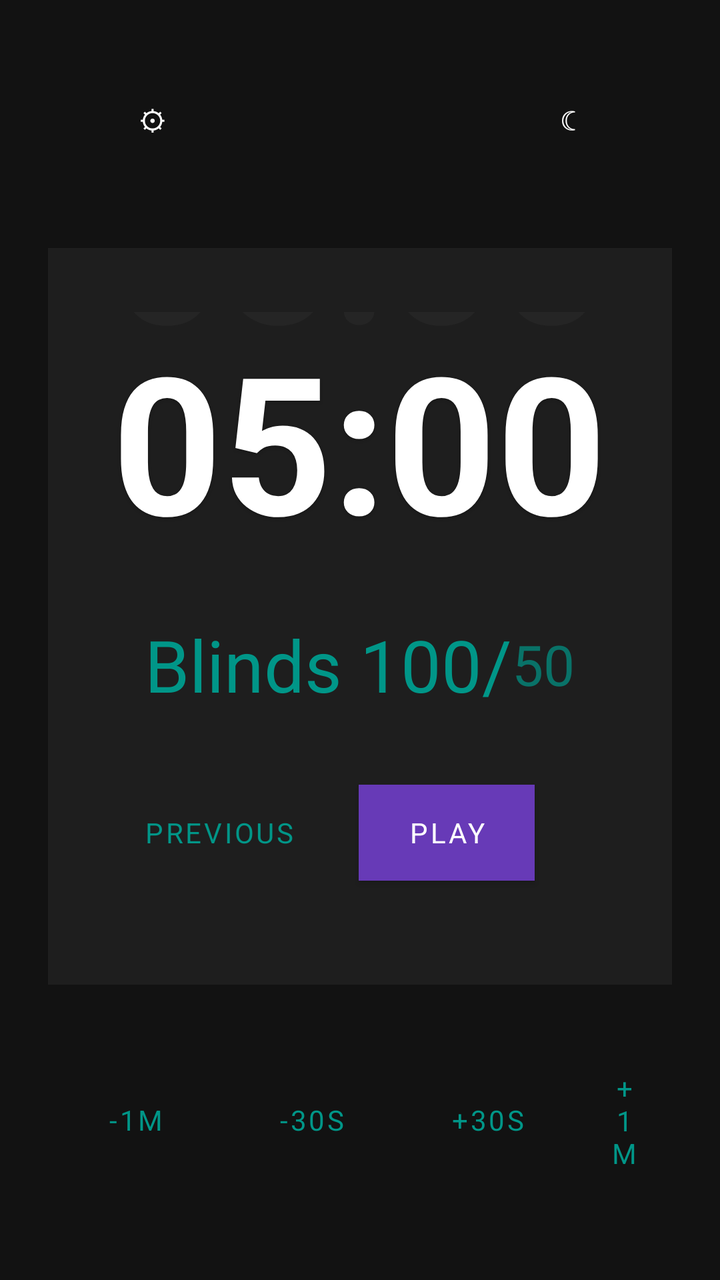
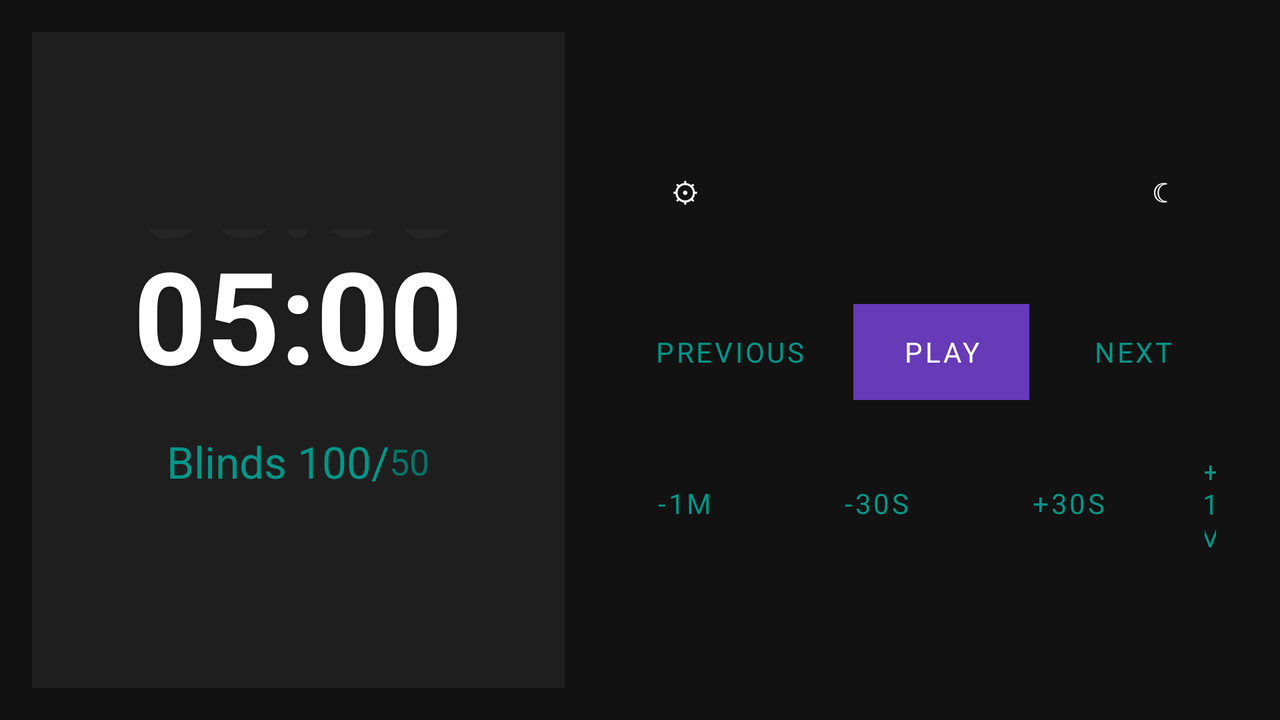

An Android layout and its configuration variant, each rendered on a device that would load it. The default file and the variant file are quoted in full after the pictures.
<!-- AndroidManifest.xml: application theme Theme.PokerTime -->
<!-- res/layout/activity_blind_countdown.xml -->
<?xml version="1.0" encoding="utf-8"?>
<LinearLayout xmlns:android="http://schemas.android.com/apk/res/android"
    xmlns:app="http://schemas.android.com/apk/res-auto"
    android:layout_width="match_parent"
    android:layout_height="match_parent"
    android:orientation="vertical"
    android:gravity="center"
    android:padding="24dp"
    android:background="@color/colorBackground">

    
    <RelativeLayout
        android:layout_width="match_parent"
        android:layout_height="wrap_content">
        <Button
            android:id="@+id/settings_button"
            android:layout_width="wrap_content"
            android:layout_height="wrap_content"
            android:text="⚙"
            android:layout_alignParentStart="true"
            android:layout_alignParentLeft="true"
            android:layout_margin="8dp"
            android:background="@android:color/transparent"
            android:textColor="@color/colorOnSurface"/>
        <Button
            android:id="@+id/theme_toggle_button"
            android:layout_width="wrap_content"
            android:layout_height="wrap_content"
            android:text="☾"
            android:layout_alignParentEnd="true"
            android:layout_alignParentRight="true"
            android:layout_margin="8dp"
            android:background="@android:color/transparent"
            android:textColor="@color/colorOnSurface"/>
    </RelativeLayout>

    
    <LinearLayout
        android:layout_width="match_parent"
        android:layout_height="wrap_content"
        android:layout_marginTop="32dp"
        android:layout_marginBottom="32dp"
        android:background="@color/colorSurface"
        android:padding="32dp"
        android:orientation="vertical"
        android:gravity="center">

            
            <FrameLayout
                android:layout_width="wrap_content"
                android:layout_height="wrap_content"
                android:layout_marginBottom="24dp">

                
                <TextView
                    android:id="@+id/countdown_text"
                    android:layout_width="wrap_content"
                    android:layout_height="wrap_content"
                    android:text="05:00"
                    android:textSize="96sp"
                    android:textStyle="bold"
                    android:textColor="@color/colorOnSurface"
                    android:shadowColor="#40000000"
                    android:shadowDx="0"
                    android:shadowDy="2"
                    android:shadowRadius="4" />

                
                <TextView
                    android:id="@+id/countdown_reflection"
                    android:layout_width="wrap_content"
                    android:layout_height="wrap_content"
                    android:text="05:00"
                    android:textSize="96sp"
                    android:textStyle="bold"
                    android:textColor="#15FFFFFF"
                    android:alpha="0.4"
                    android:layout_gravity="center_horizontal"
                    android:layout_marginTop="-96dp" />

            </FrameLayout>

            
            <LinearLayout
                android:layout_width="wrap_content"
                android:layout_height="wrap_content"
                android:orientation="horizontal"
                android:gravity="center_vertical"
                android:layout_marginBottom="16dp">

                <TextView
                    android:layout_width="wrap_content"
                    android:layout_height="wrap_content"
                    android:text="Blinds "
                    android:textColor="@color/colorSecondary"
                    android:textSize="36sp" />

                <TextView
                    android:id="@+id/big_blind_text"
                    android:layout_width="wrap_content"
                    android:layout_height="wrap_content"
                    android:text="100"
                    android:textColor="@color/colorSecondary"
                    android:textSize="36sp" />

                <TextView
                    android:layout_width="wrap_content"
                    android:layout_height="wrap_content"
                    android:text="/"
                    android:textSize="36sp"
                    android:textColor="@color/colorSecondary" />

                <TextView
                    android:id="@+id/small_blind_text"
                    android:layout_width="wrap_content"
                    android:layout_height="wrap_content"
                    android:alpha="0.7"
                    android:gravity="bottom"
                    android:text="50"
                    android:textColor="@color/colorSecondary"
                    android:textSize="28sp" />

            </LinearLayout>

            
            <LinearLayout
                android:layout_width="wrap_content"
                android:layout_height="wrap_content"
                android:orientation="horizontal"
                android:gravity="center">

                <Button
                    android:id="@+id/previous_button"
                    android:layout_width="wrap_content"
                    android:layout_height="wrap_content"
                    android:text="Previous"
                    android:layout_marginEnd="16dp"
                    android:background="@android:color/transparent"
                    android:textColor="@color/colorSecondary" />
                <Button
                    android:id="@+id/play_pause_button"
                    android:layout_width="wrap_content"
                    android:layout_height="wrap_content"
                    android:text="Play"
                    android:layout_marginEnd="16dp"
                    android:background="@color/colorSecondary"
                    android:textColor="@color/colorOnSecondary" />
                <Button
                    android:id="@+id/next_button"
                    android:layout_width="wrap_content"
                    android:layout_height="wrap_content"
                    android:text="Next"
                    android:background="@android:color/transparent"
                    android:textColor="@color/colorSecondary" />
            </LinearLayout>
        </LinearLayout>

    
    <LinearLayout
        android:layout_width="wrap_content"
        android:layout_height="wrap_content"
        android:orientation="horizontal"
        android:gravity="center"
        android:layout_marginBottom="16dp">

        <Button
            android:id="@+id/minus_one_minute_button"
            android:layout_width="wrap_content"
            android:layout_height="wrap_content"
            android:text="-1m"
            android:background="@android:color/transparent"
            android:textColor="@color/colorSecondary" />
        <Button
            android:id="@+id/minus_thirty_seconds_button"
            android:layout_width="wrap_content"
            android:layout_height="wrap_content"
            android:text="-30s"
            android:background="@android:color/transparent"
            android:textColor="@color/colorSecondary" />
        <Button
            android:id="@+id/plus_thirty_seconds_button"
            android:layout_width="wrap_content"
            android:layout_height="wrap_content"
            android:text="+30s"
            android:background="@android:color/transparent"
            android:textColor="@color/colorSecondary" />
        <Button
            android:id="@+id/plus_one_minute_button"
            android:layout_width="wrap_content"
            android:layout_height="wrap_content"
            android:text="+1m"
            android:background="@android:color/transparent"
            android:textColor="@color/colorSecondary" />
    </LinearLayout>

</LinearLayout>
<!-- resources referenced by this layout -->
<resources>
  <color name="colorBackground">#121212</color>
  <color name="colorOnSecondary">#FFFFFF</color>
  <color name="colorOnSurface">#FFFFFF</color>
  <color name="colorSecondary">#009688</color>
  <color name="colorSurface">#1E1E1E</color>
  <style name="Theme.PokerTime" parent="Theme.MaterialComponents.DayNight.NoActionBar">
          <item name="colorPrimary">@color/colorPrimary</item>
          <item name="colorPrimaryVariant">@color/colorPrimaryVariant</item>
          <item name="colorOnPrimary">@color/colorOnPrimary</item>
          <item name="colorSecondary">@color/colorSecondary</item>
          <item name="colorSecondaryVariant">@color/colorSecondaryVariant</item>
          <item name="colorOnSecondary">@color/colorOnSecondary</item>
          <item name="android:statusBarColor" tools:targetApi="21">?attr/colorPrimaryVariant</item>
          <item name="android:windowBackground">@color/colorBackground</item>
          <item name="colorSurface">@color/colorSurface</item>
          <item name="colorOnBackground">@color/colorOnBackground</item>
          <item name="colorOnSurface">@color/colorOnSurface</item>
          <item name="colorError">@color/colorError</item>
          <item name="colorOnError">@color/colorOnError</item>
          <item name="android:fontFamily">sans-serif</item>
          <item name="shapeAppearanceSmallComponent">@style/ShapeAppearance.Material3.Corner.Small</item>
          <item name="shapeAppearanceMediumComponent">@style/ShapeAppearance.Material3.Corner.Medium</item>
          <item name="shapeAppearanceLargeComponent">@style/ShapeAppearance.Material3.Corner.Large</item>
      </style>
  <color name="colorPrimary">#673AB7</color>
  <color name="colorPrimaryVariant">#512DA8</color>
  <color name="colorOnPrimary">#FFFFFF</color>
  <color name="colorSecondaryVariant">#00796B</color>
  <color name="colorOnBackground">#FFFFFF</color>
  <color name="colorError">#CF6679</color>
  <color name="colorOnError">#FFFFFF</color>
</resources>
<!-- res/layout-land/activity_blind_countdown.xml (the repository's variant of the layout above) -->
<!-- drawn on the phone turned sideways -->
<?xml version="1.0" encoding="utf-8"?>
<LinearLayout xmlns:android="http://schemas.android.com/apk/res/android"
    xmlns:app="http://schemas.android.com/apk/res-auto"
    android:layout_width="match_parent"
    android:layout_height="match_parent"
    android:orientation="horizontal"
    android:background="@color/colorBackground"
    android:padding="16dp">

    
    <LinearLayout
        android:id="@+id/timer_card"
        android:layout_width="0dp"
        android:layout_height="match_parent"
        android:layout_weight="0.45"
        android:layout_marginEnd="16dp"
        android:layout_marginRight="16dp"
        android:background="@color/colorSurface"
        android:padding="16dp"
        android:orientation="vertical"
        android:gravity="center">

        
        <FrameLayout
            android:layout_width="wrap_content"
            android:layout_height="wrap_content">

            
            <TextView
                android:id="@+id/countdown_text"
                android:layout_width="wrap_content"
                android:layout_height="wrap_content"
                android:text="05:00"
                android:textSize="64sp"
                android:textStyle="bold"
                android:textColor="@color/colorOnSurface"
                android:shadowColor="#40000000"
                android:shadowDx="0"
                android:shadowDy="2"
                android:shadowRadius="4" />

            
            <TextView
                android:id="@+id/countdown_reflection"
                android:layout_width="wrap_content"
                android:layout_height="wrap_content"
                android:text="05:00"
                android:textSize="64sp"
                android:textStyle="bold"
                android:textColor="#15FFFFFF"
                android:alpha="0.4"
                android:layout_gravity="center_horizontal"
                android:layout_marginTop="-64dp" />

        </FrameLayout>

        
        <LinearLayout
            android:layout_width="wrap_content"
            android:layout_height="wrap_content"
            android:orientation="horizontal"
            android:gravity="center_vertical"
            android:layout_marginTop="16dp">

            <TextView
                android:layout_width="wrap_content"
                android:layout_height="wrap_content"
                android:text="Blinds "
                android:textSize="22sp"
                android:textColor="@color/colorSecondary" />

            <TextView
                android:id="@+id/big_blind_text"
                android:layout_width="wrap_content"
                android:layout_height="wrap_content"
                android:text="100"
                android:textSize="22sp"
                android:textColor="@color/colorSecondary" />

            <TextView
                android:layout_width="wrap_content"
                android:layout_height="wrap_content"
                android:text="/"
                android:textSize="22sp"
                android:textColor="@color/colorSecondary" />

            <TextView
                android:id="@+id/small_blind_text"
                android:layout_width="wrap_content"
                android:layout_height="wrap_content"
                android:text="50"
                android:textSize="18sp"
                android:alpha="0.7"
                android:textColor="@color/colorSecondary" />

        </LinearLayout>

    </LinearLayout>

    
    <LinearLayout
        android:id="@+id/controls_group"
        android:layout_width="0dp"
        android:layout_height="match_parent"
        android:layout_weight="0.55"
        android:orientation="vertical"
        android:gravity="center">

        
        <LinearLayout
            android:id="@+id/top_buttons_row"
            android:layout_width="match_parent"
            android:layout_height="wrap_content"
            android:orientation="horizontal"
            android:gravity="center_vertical"
            android:layout_marginBottom="32dp">

            <Button
                android:id="@+id/settings_button"
                android:layout_width="wrap_content"
                android:layout_height="wrap_content"
                android:text="⚙"
                android:layout_marginEnd="16dp"
                android:layout_marginRight="16dp"
                android:background="@android:color/transparent"
                android:textColor="@color/colorOnSurface"/>

            <Space
                android:layout_width="0dp"
                android:layout_height="wrap_content"
                android:layout_weight="1" />

            <Button
                android:id="@+id/theme_toggle_button"
                android:layout_width="wrap_content"
                android:layout_height="wrap_content"
                android:text="☾"
                android:background="@android:color/transparent"
                android:textColor="@color/colorOnSurface"/>
        </LinearLayout>

        
        <LinearLayout
            android:id="@+id/prev_play_next_row"
            android:layout_width="wrap_content"
            android:layout_height="wrap_content"
            android:orientation="horizontal"
            android:gravity="center_vertical"
            android:layout_marginBottom="16dp">
            <Button
                android:id="@+id/previous_button"
                android:layout_width="wrap_content"
                android:layout_height="wrap_content"
                android:text="Previous"
                android:layout_marginEnd="8dp"
                android:layout_marginRight="8dp"
                android:background="@android:color/transparent"
                android:textColor="@color/colorSecondary" />
            <Button
                android:id="@+id/play_pause_button"
                android:layout_width="wrap_content"
                android:layout_height="wrap_content"
                android:text="Play"
                android:layout_marginEnd="8dp"
                android:layout_marginRight="8dp"
                android:background="@color/colorSecondary"
                android:textColor="@color/colorOnSecondary" />
            <Button
                android:id="@+id/next_button"
                android:layout_width="wrap_content"
                android:layout_height="wrap_content"
                android:text="Next"
                android:background="@android:color/transparent"
                android:textColor="@color/colorSecondary" />
        </LinearLayout>

        
        <LinearLayout
            android:id="@+id/time_adjust_row"
            android:layout_width="wrap_content"
            android:layout_height="wrap_content"
            android:orientation="horizontal"
            android:gravity="center_vertical">
            <Button
                android:id="@+id/minus_one_minute_button"
                android:layout_width="wrap_content"
                android:layout_height="wrap_content"
                android:text="-1m"
                android:layout_marginEnd="8dp"
                android:layout_marginRight="8dp"
                android:background="@android:color/transparent"
                android:textColor="@color/colorSecondary" />
            <Button
                android:id="@+id/minus_thirty_seconds_button"
                android:layout_width="wrap_content"
                android:layout_height="wrap_content"
                android:text="-30s"
                android:layout_marginEnd="8dp"
                android:layout_marginRight="8dp"
                android:background="@android:color/transparent"
                android:textColor="@color/colorSecondary" />
            <Button
                android:id="@+id/plus_thirty_seconds_button"
                android:layout_width="wrap_content"
                android:layout_height="wrap_content"
                android:text="+30s"
                android:layout_marginEnd="8dp"
                android:layout_marginRight="8dp"
                android:background="@android:color/transparent"
                android:textColor="@color/colorSecondary" />
            <Button
                android:id="@+id/plus_one_minute_button"
                android:layout_width="wrap_content"
                android:layout_height="wrap_content"
                android:text="+1m"
                android:background="@android:color/transparent"
                android:textColor="@color/colorSecondary" />
        </LinearLayout>
    </LinearLayout>

</LinearLayout>
